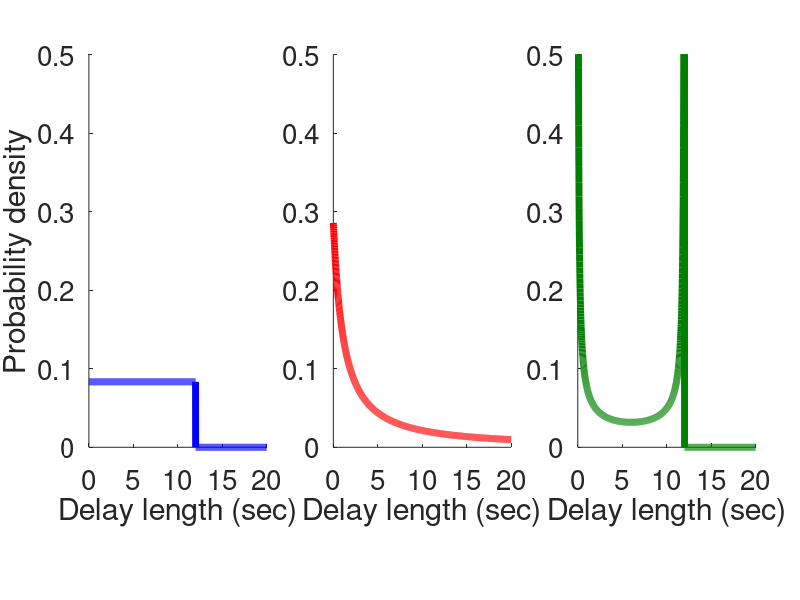
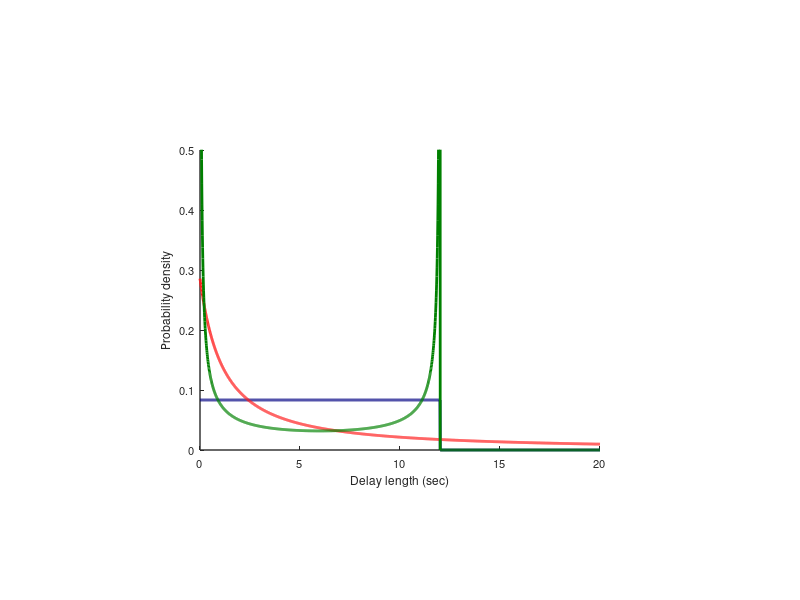
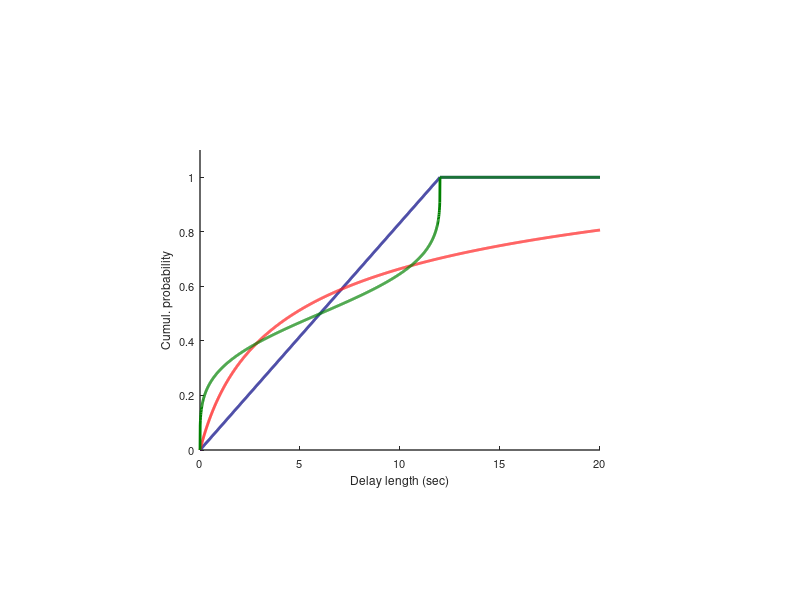
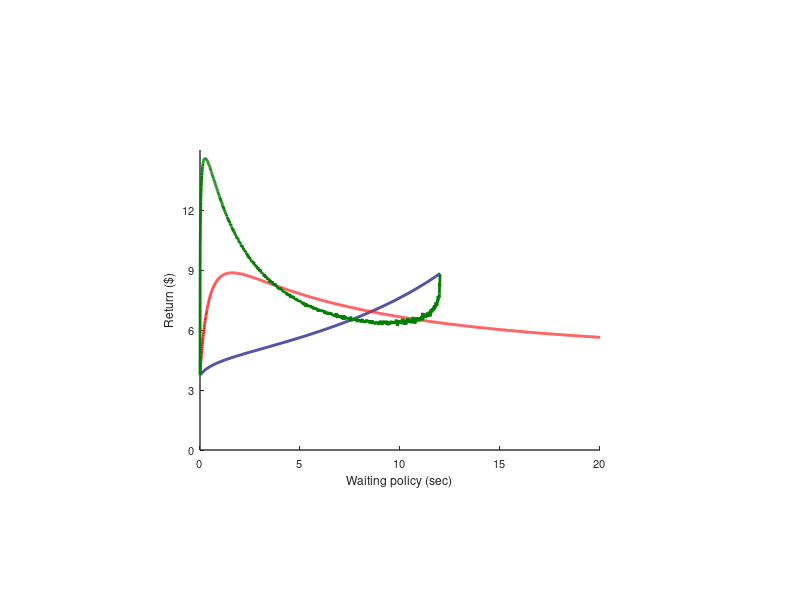

Source code (MATLAB) for these figures, in order:
function [tGrid, fx] = distribPlots
% plots functions of the distributions used in qtask02.
% (for use in the cog sci talk and beyond)
% details:
%   1. functions are computed analytically from distrib params
%       -> not using empirically sampled delays from the experiment, as
%       in the cog sci paper
%       -> not using sampling methods
%   2. the two distributions may be plotted either on separate axes (better
%   for slides) or together on the same axes.
%   3. all functions need to account for truncation of the gp distribution

% basic parameters
tGrid = (0:0.01:20)'; % time grid (sec)
dist = {'unif', 'gp', 'beta'};
pars = {{0, 12}, {4, 5.75, 0}, {0.25, 0.25}};
scaling = [1, 1, 12];
trunc = [inf, 60, inf]; % upper bound at which the distribution is truncated
% for each distrib, G(t) = integral of t*f(t) 
% used for computing truncated mean (see comments below)
b = pars{1}{2};
Gt{1} = @(x) (x.^2)./(2*b);
k = pars{2}{1};
sigma = pars{2}{2};
Gt{2} = @(x) ((sigma+x)./(k-1)).*(1 + k.*x./sigma).^(-1/k);

% compute the functions of interest
fx = struct([]);
for d = 1:3 % for each distribution
    
    % find the cumulative probability corresponding to the point 
    % at which the distrib is truncated. the cdf at this point will
    % actually equal 1 due to truncation, and several functions will be
    % corrected accordingly.
    truncCDF = cdf(dist{d},trunc(d)./scaling(d),pars{d}{:});
    
    % probability density
    uncorrPDF = pdf(dist{d},tGrid./scaling(d),pars{d}{:})./scaling(d);
    fx(d).density = uncorrPDF./truncCDF; % correct for truncation
    fx(d).density(isinf(fx(d).density)) = 10; % deal with inf values
    
    % cumulative probability
    uncorrCDF = cdf(dist{d},tGrid./scaling(d),pars{d}{:});
    fx(d).cumul = uncorrCDF./truncCDF; % correct for truncation
    
    % hazard function
    fx(d).hazard = fx(d).density./(1-fx(d).cumul);

    % quartile boundaries
    quartBounds = zeros(1,4);
    for q = 1:4
        targProb = truncCDF*q/4;
        quartBounds(q) = scaling(d).*icdf(dist{d},targProb,pars{d}{:}); % desired percentile
    end
    fprintf('\t%s: quartile ceilings: %1.4f, %1.4f, %1.4f, and %1.4f sec\n',dist{d},quartBounds);
    
    % median-based prediction of remaining time
    %   (this will be shown in a dynamic plot)
    % first find the uncorrected CDF value corresponding to the
    % median-based prediction. this is the value halfway between the CDF at
    % the current time and the CDF at the truncation point
    predictionCDF = (uncorrCDF + truncCDF)./2;
    fx(d).medianAbs = scaling(d).*icdf(dist{d},predictionCDF,pars{d}{:}); % absolute prediction
    fx(d).median = fx(d).medianAbs - tGrid; % relative (i.e., time remaining)
    % the prediction is undefined for times above the distrib range
    rangeMax = trunc(d);
    if strcmp(dist{d},'unif'), rangeMax = min(rangeMax,pars{d}{2}); end
    if strcmp(dist{d},'beta'), rangeMax = scaling(d); end
    fx(d).median(tGrid>rangeMax) = nan;
    
    % expected return based on various quitting policies
    rwdLg = 0.05; % 20 points at 400 pts/$
    rwdSm = 0.0025; % 1 point at 400 pts/$
    iti = 0.8; % ITI duration
    totTime = 20*60; % 10 minutes to play
    % will vary with quitting policy:
    %   1. delay for the small reward (equals time waited before quitting)
    %   2. probability of large reward (equals the CDF)
    %   3. mean delay for large reward (more difficult to compute)
    delaySm = tGrid;
    
    %   pLg, probability of large reward, is the cdf of the reward
    %   distribution
    pLg = fx(d).cumul; 
    
    % SAMPLING approach to the bounded mean
    fprintf('sampling...');
    for t = 1:length(tGrid)
        tNow = tGrid(t);
        if mod(tNow,1)==0, fprintf('%d...',tNow); end
        if tNow==0
            delayLg(t,1) = 0;
        elseif tNow>rangeMax
            delayLg(t,1) = nan;
        else
            sampProb = uncorrCDF(t)*rand(1000,1); % uniform distrib of cumulative probabilities
            if strcmp(dist{d},'beta')
                sampProb(sampProb>0.999) = 0.999; % impose cutoff on beta dist for technical reasons
            end
            sampVal = scaling(d).*icdf(dist{d},sampProb,pars{d}{:});
            delayLg(t,1) = mean(sampVal);
        end
    end
    fprintf('\n');
    expRwd = pLg.*rwdLg + (1-pLg).*rwdSm;
    expDelay = pLg.*delayLg + (1-pLg).*delaySm + iti;
    sample(d).expReturn = totTime.*expRwd./expDelay;
    
    % use the sampling-based version for beta
    if strcmp(dist{d},'beta')
        fx(d).expReturn = sample(d).expReturn;
    else
        % analytical approach (described in comments below)
        delayLg = (Gt{d}(tGrid) - Gt{d}(0))./uncorrCDF;
        delayLg(tGrid>rangeMax) = nan;
        expRwd = pLg.*rwdLg + (1-pLg).*rwdSm;
        expDelay = pLg.*delayLg + (1-pLg).*delaySm + iti;
        fx(d).expReturn = totTime.*expRwd./expDelay;
    end
    
    % ANALYTICAL approach to the bounded mean
    % details - GP:
    %   the gp pdf f(x) = (1/sigma)*(1+k*(x/sigma))^(-1-1/k)
    %   (assuming location theta = 0)
    %   the integral of x*f(x) was computed using a calculator at
    %     http://integrals.wolfram.com
    %   it is G(x) = ((sigma+x)/(k-1))*(1 + k*x/sigma)^(-1/k)
    %   the mean truncated at T equals [G(T) - G(0)]/F(T)
    % details - UNIF:
    %   the mean truncated at T equals T/2
    %   this can be arrived at in the same way as above:
    %   G(x) = x^2/24 and F(x) = x/12
    %   [G(T) - G(0)]/F(T) = T/2
    % details - BETA:
    %   pdf f(x) = [x^(a-1) * (1-x)^(b-1)]/[normalization constant]
    %   we will ignore the normalization constant
    %   integral of f(x):
    %   F(x) = 
    
    % print info about the maximum earnings AND earnings at 12 sec
    [maxVal, maxIdx] = max(fx(d).expReturn);
    maxTime = tGrid(maxIdx);
    valAt12 = fx(d).expReturn(tGrid==12);
    fprintf('%s: max pay is $%1.2f at %1.3fsec; pay at 12sec is $%1.2f.\n',...
        dist{d},maxVal,maxTime,valAt12);
    
    
    
end

% create plots
fxNames = {'density', 'cumul', 'hazard', 'median', 'expReturn'};
fxYMax = [0.5, 1.1, 1, 22, 15];
fxYTick = {0:0.1:0.5, 0:0.2:1, 0:0.2:1, 0:5:20, 0:3:12};
fxYLabel = {'Probability density', 'Cumul. probability', 'Hazard rate', 'Time left (sec)', 'Return ($)'};
fxXLabel = [repmat({'Delay length (sec)'},1,4), {'Waiting policy (sec)'}];
col{1} = [0, 0, 1]; % unif condition: blue
col{2} = [1, 0, 0]; % gp condition: red 
col{3} = [0, 0.5, 0]; % beta condition: green 
for i = 1:length(fxNames)
    fname = fxNames{i};
    figure(i);
%    fprintf('figure %d: %s\n',gcf,fname);
    for d = 1:3
        subplot(1,3,d);
        h = plot(tGrid,fx(d).(fname));
        % simulation overlay was included as a check (passed)
        % if strcmp(fname,'expReturn'), hold on; plot(tGrid,sample(d).expReturn,'r'); hold off; end
        set(gca,'XLim',[0, tGrid(end)],'YLim',[0, fxYMax(i)],...
            'XTick',0:5:tGrid(end),'YTick',fxYTick{i});
        set(gca,'Box','off','LineWidth',0.5,'FontSize',20);
        xlabel(fxXLabel{i});
        if d==1, ylabel(fxYLabel{i}); end
        set(h,'Color',col{d},'LineWidth',5);
        set(gcf,'Units','points','Position',[100, 230, 900, 275]); % 72 points per inch
        set(gca,'Units','points','Position',[25 + d*75 + (d-1)*200, 70, 200, 180]);
        
    end
end

% create plots for paper: multiple distributions on same axis. 
% goal is a figure 3 in wide, tiled 2x2 with plots: 1 in wide axes
fxNames = {'density', 'cumul', 'expReturn'};
fxYMax = [0.5, 1.1, 15];
fxYTick = {0:0.1:0.5, 0:0.2:1, 0:3:12};
fxYLabel = {'Probability density', 'Cumul. probability', 'Return ($)'};
fxXLabel = {'Delay length (sec)', 'Delay length (sec)', 'Waiting policy (sec)'};
col{1} = [0, 0, 0.5]; % unif condition: dark blue
col{2} = [1, 0.1, 0.1]; % gp condition: light red 
for i = 1:length(fxNames)
    fname = fxNames{i};
    figure(i+1);
    clf;
    hold on;
    for d = 1:3
        h = plot(tGrid,fx(d).(fname));
        set(gca,'XLim',[0, tGrid(end)],'YLim',[0, fxYMax(i)],...
            'XTick',0:5:tGrid(end),'YTick',fxYTick{i});
        set(gca,'Box','off','LineWidth',1,'FontSize',8);
        xlabel(fxXLabel{i});
        ylabel(fxYLabel{i});
        set(h,'Color',col{d},'LineWidth',2);
        set(gcf,'Units','points','Position',[100, 300, 144, 144]); % 72 points per inch
        axpos = get(gca,'Position');
        % set margins to 25%, axis dimensions to 50% of figure window
        set(gca,'Position',[0.25, 0.25, 0.5, 0.5]);
        
    end
end



